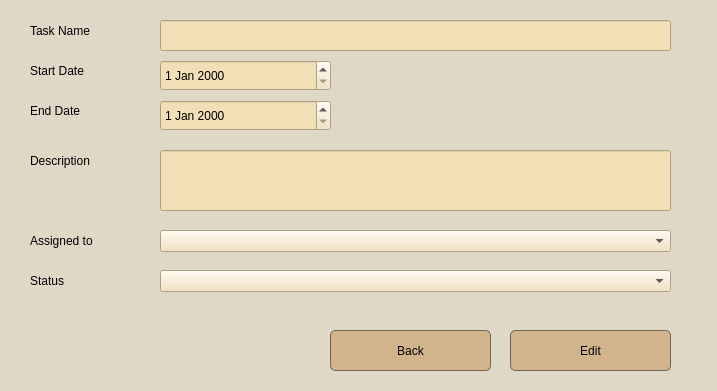
<?xml version="1.0" encoding="UTF-8"?>
<ui version="4.0">
 <class>Form</class>
 <widget class="QWidget" name="Form">
  <property name="geometry">
   <rect>
    <x>0</x>
    <y>0</y>
    <width>717</width>
    <height>391</height>
   </rect>
  </property>
  <property name="windowTitle">
   <string>Form</string>
  </property>
  <property name="styleSheet">
   <string notr="true">background-color: #e0d8c7;</string>
  </property>
  <widget class="QLineEdit" name="lineEdit">
   <property name="geometry">
    <rect>
     <x>160</x>
     <y>20</y>
     <width>511</width>
     <height>31</height>
    </rect>
   </property>
   <property name="styleSheet">
    <string notr="true">background: #F1E0B6;</string>
   </property>
  </widget>
  <widget class="QLabel" name="label">
   <property name="geometry">
    <rect>
     <x>30</x>
     <y>10</y>
     <width>71</width>
     <height>41</height>
    </rect>
   </property>
   <property name="styleSheet">
    <string notr="true">font: 12pt  &quot;Times New Roman&quot;;
</string>
   </property>
   <property name="text">
    <string>Task Name</string>
   </property>
  </widget>
  <widget class="QLabel" name="label_3">
   <property name="geometry">
    <rect>
     <x>30</x>
     <y>50</y>
     <width>61</width>
     <height>41</height>
    </rect>
   </property>
   <property name="styleSheet">
    <string notr="true">font: 12pt  &quot;Times New Roman&quot;;
</string>
   </property>
   <property name="text">
    <string>Start Date</string>
   </property>
  </widget>
  <widget class="QLabel" name="label_4">
   <property name="geometry">
    <rect>
     <x>30</x>
     <y>90</y>
     <width>71</width>
     <height>41</height>
    </rect>
   </property>
   <property name="styleSheet">
    <string notr="true">font: 12pt  &quot;Times New Roman&quot;;
</string>
   </property>
   <property name="text">
    <string>End Date</string>
   </property>
  </widget>
  <widget class="QLabel" name="label_7">
   <property name="geometry">
    <rect>
     <x>30</x>
     <y>140</y>
     <width>121</width>
     <height>41</height>
    </rect>
   </property>
   <property name="styleSheet">
    <string notr="true">font: 12pt  &quot;Times New Roman&quot;;
</string>
   </property>
   <property name="text">
    <string>Description</string>
   </property>
  </widget>
  <widget class="QPushButton" name="pushButton">
   <property name="geometry">
    <rect>
     <x>510</x>
     <y>330</y>
     <width>161</width>
     <height>41</height>
    </rect>
   </property>
   <property name="styleSheet">
    <string notr="true">#pushButton{
    background-color: #D2B48C; 
    color: #00000; 
    padding: 10px 20px; 
    border: 1px solid #736357; 
    border-radius: 5px; 
}

#pushButton:hover {
    background-color: #F1E0B6; 
}

#pushButton:pressed {
    background-color: #1f618d; 
}
</string>
   </property>
   <property name="text">
    <string>Edit</string>
   </property>
  </widget>
  <widget class="QLineEdit" name="lineEdit_5">
   <property name="geometry">
    <rect>
     <x>160</x>
     <y>150</y>
     <width>511</width>
     <height>61</height>
    </rect>
   </property>
   <property name="styleSheet">
    <string notr="true">background: #F1E0B6;</string>
   </property>
   <property name="text">
    <string/>
   </property>
  </widget>
  <widget class="QDateEdit" name="dateEdit">
   <property name="geometry">
    <rect>
     <x>160</x>
     <y>100</y>
     <width>171</width>
     <height>31</height>
    </rect>
   </property>
   <property name="styleSheet">
    <string notr="true">background: #F1E0B6;</string>
   </property>
  </widget>
  <widget class="QDateEdit" name="dateEdit_2">
   <property name="geometry">
    <rect>
     <x>160</x>
     <y>60</y>
     <width>171</width>
     <height>31</height>
    </rect>
   </property>
   <property name="styleSheet">
    <string notr="true">background: #F1E0B6;</string>
   </property>
  </widget>
  <widget class="QComboBox" name="comboBox">
   <property name="geometry">
    <rect>
     <x>160</x>
     <y>230</y>
     <width>511</width>
     <height>22</height>
    </rect>
   </property>
   <property name="styleSheet">
    <string notr="true">background: #F1E0B6;</string>
   </property>
  </widget>
  <widget class="QLabel" name="label_8">
   <property name="geometry">
    <rect>
     <x>30</x>
     <y>220</y>
     <width>121</width>
     <height>41</height>
    </rect>
   </property>
   <property name="styleSheet">
    <string notr="true">font: 12pt  &quot;Times New Roman&quot;;
</string>
   </property>
   <property name="text">
    <string>Assigned to</string>
   </property>
  </widget>
  <widget class="QComboBox" name="comboBox_2">
   <property name="geometry">
    <rect>
     <x>160</x>
     <y>270</y>
     <width>511</width>
     <height>22</height>
    </rect>
   </property>
   <property name="styleSheet">
    <string notr="true">background: #F1E0B6;</string>
   </property>
  </widget>
  <widget class="QLabel" name="label_9">
   <property name="geometry">
    <rect>
     <x>30</x>
     <y>260</y>
     <width>121</width>
     <height>41</height>
    </rect>
   </property>
   <property name="styleSheet">
    <string notr="true">font: 12pt  &quot;Times New Roman&quot;;
</string>
   </property>
   <property name="text">
    <string>Status</string>
   </property>
  </widget>
  <widget class="QPushButton" name="pushButton_2">
   <property name="geometry">
    <rect>
     <x>330</x>
     <y>330</y>
     <width>161</width>
     <height>41</height>
    </rect>
   </property>
   <property name="styleSheet">
    <string notr="true">#pushButton_2{
    background-color: #D2B48C; /* Blue background color for the button */
    color: #00000; /* White text color */
    padding: 10px 20px; /* Add padding to the button */
    border: 1px solid #736357; /* Border color */
    border-radius: 5px; /* Slightly rounded corners */
}

#pushButton_2:hover {
    background-color: #F1E0B6; /* Darker blue on hover */
}

#pushButton_2:pressed {
    background-color: #1f618d; /* Even darker blue when pressed */
}
</string>
   </property>
   <property name="text">
    <string>Back</string>
   </property>
  </widget>
 </widget>
 <resources/>
 <connections/>
</ui>
